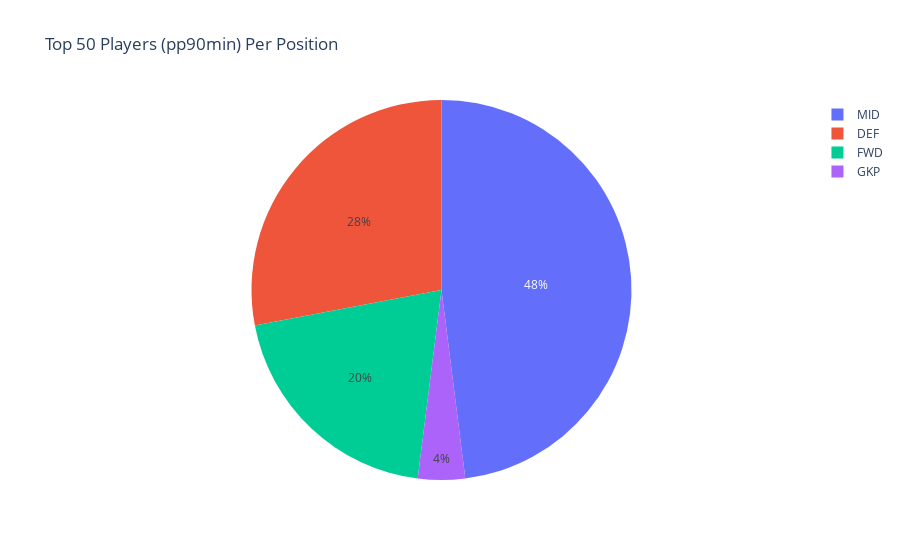

The notebook cell saved with this chart:
### Markdown cell above
### Top 50 Players (pp90min) per Position - Data Visualization

### Code cell
#Pie chart that shows the percentage of top 50 players (according to points per 90min played) per position
top_50_players_pp90min = draft_selection_stats.head(50)
position_prop_pp90min = top_50_players_pp90min.groupby('position').count().reset_index()
fig2 = px.pie(position_prop_pp90min, values='player', names='position', title='Top 50 Players (pp90min) Per Position')
fig2

### Figure 1 — Plotly figure (JSON) as saved in the notebook; plotly's stock layout.template omitted (floating-point values rounded to 4 significant figures)
{"data": [{"domain": {"x": [0, 1], "y": [0, 1]}, "hovertemplate": "position=%{label}<br>player=%{value}<extra></extra>", "labels": ["DEF", "FWD", "GKP", "MID"], "legendgroup": "", "name": "", "showlegend": true, "type": "pie", "values": [14, 10, 2, 24]}], "layout": {"legend": {"tracegroupgap": 0}, "title": {"text": "Top 50 Players (pp90min) Per Position"}}}
